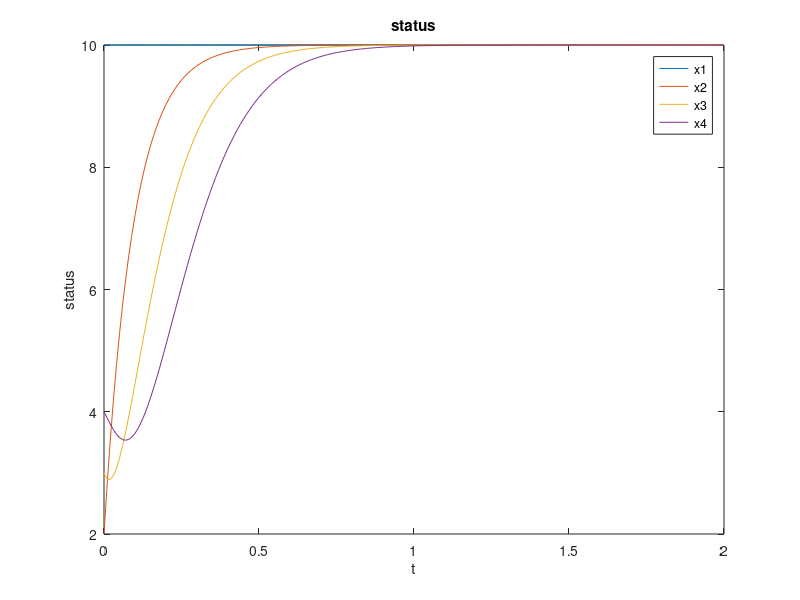
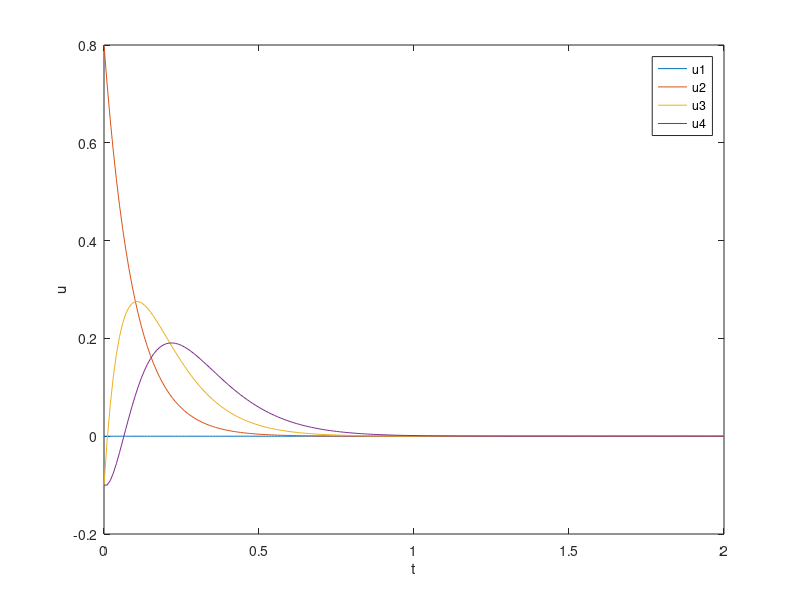

MATLAB code for these plots, in order:
%% 一阶模型离散一致性算法
clear;
close all;
clc;

%% 初始化
x0=[10;
    2;
    3;
    4];
% 步长
dt=0.01;
% 仿真时长
T=2;
t=0:dt:T;
n=length(t);
A=[0 0 0 0;
   1 0 0 0;
   0 1 0 0;
   0 0 1 0];
D=diag(sum(A,2));
L=D-A;
k=0.1;
L_hat = eye(length(x0))-k*L;

%%
x=x0;
for i=1:n
    u(:,i)=-k*L*x;
    X(:,i)=x;
    x=L_hat*x;
end

%%
figure(1);
plot(t,X)
title('status');
xlabel('t');
ylabel('status');
legend('x1','x2','x3','x4');
figure(2);
plot(t,u)
xlabel('t');
ylabel('u');
legend('u1','u2','u3','u4');

